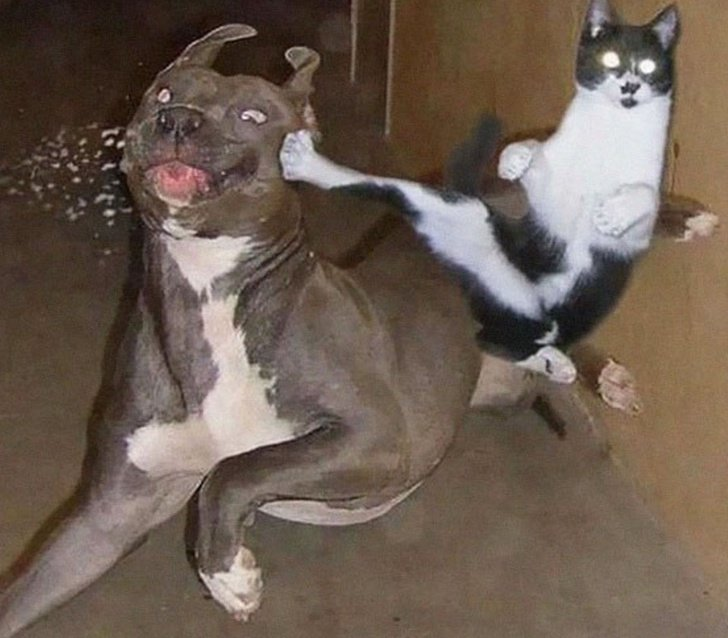
#> input picture Lab1/1Lab/image.jpeg, 728 x 638 px
$ python opencv_image.py
#> lines starting #> are read from the running program, lines starting #| are printed output that depends on the picture
#> further down, image is the input picture: shape (638, 728, 3); mean B, G, R 81.6, 93.5, 109.1
import cv2
import matplotlib.pyplot as plt


def plot_image(image, title):
    plt.imshow(cv2.cvtColor(image, cv2.COLOR_BGR2RGB))
    plt.title(title)
    plt.axis('off')
    plt.show()


def rotate_image(image, angle):
#> called with angle = 30
    height, width = image.shape[:2]
#> height = 638; width = 728
    center = (width, height)
#> center = (728, 638)
    rotation_matrix = cv2.getRotationMatrix2D(center, angle, 1.0)
    rotated_image = cv2.warpAffine(image, rotation_matrix, (width, height))
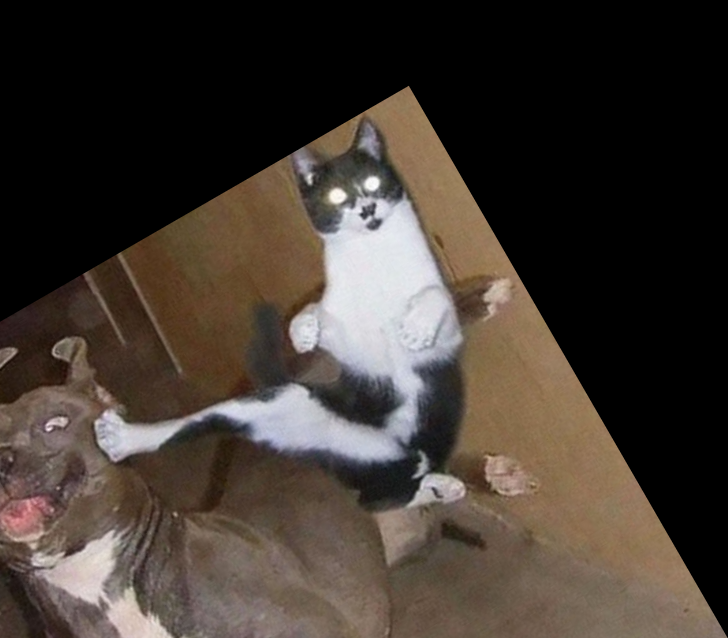
#> rotated_image: shape (638, 728, 3); mean B, G, R 50, 57.1, 66.2
    return rotated_image


def scale_image(image, sx, sy):
#> called with sx = 2, sy = 1
    scaled_image = cv2.resize(image, None, fx=sx, fy=sy, interpolation=cv2.INTER_LINEAR)
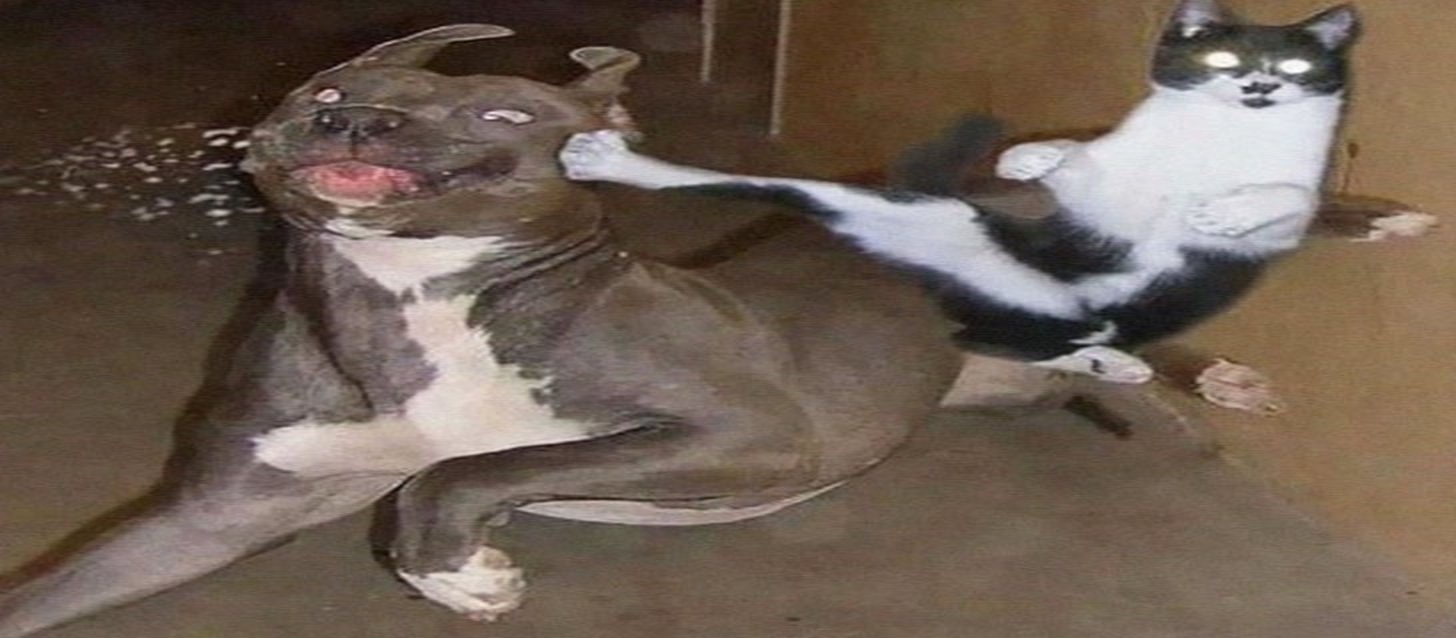
#> scaled_image: shape (638, 1456, 3); mean B, G, R 81.7, 93.6, 109.3
    return scaled_image


def reflect_image(image, axis):
#> called with axis = 'y'
    if axis == 'x':
        reflected_image = cv2.flip(image, 0)
    elif axis == 'y':
        reflected_image = cv2.flip(image, 1)
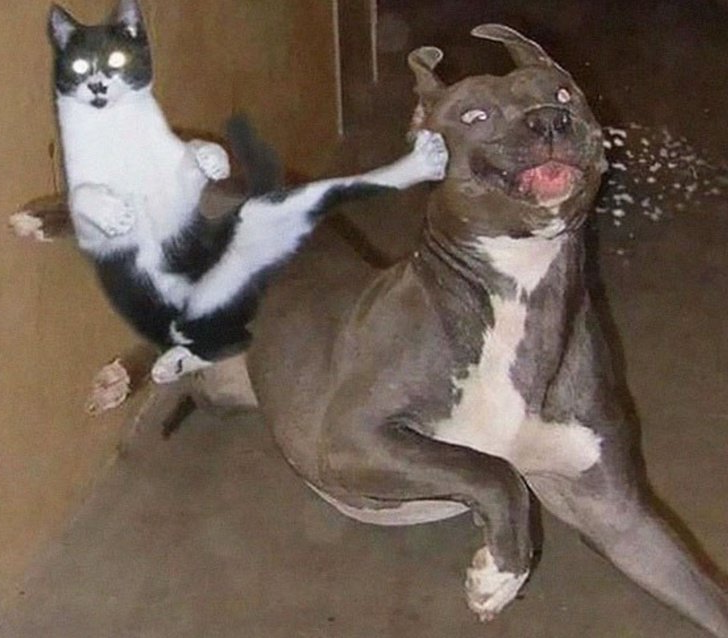
#> reflected_image: shape (638, 728, 3); mean B, G, R 81.6, 93.5, 109.1
    return reflected_image

image = cv2.imread('image.jpeg')

rotated_image = rotate_image(image, 30)
plot_image(rotated_image, 'Rotated Image')

scaled_image = scale_image(image, 2, 1)
plot_image(scaled_image, 'Scaled Image')

reflected_image = reflect_image(image, 'y')
plot_image(reflected_image, 'Reflected Image')
